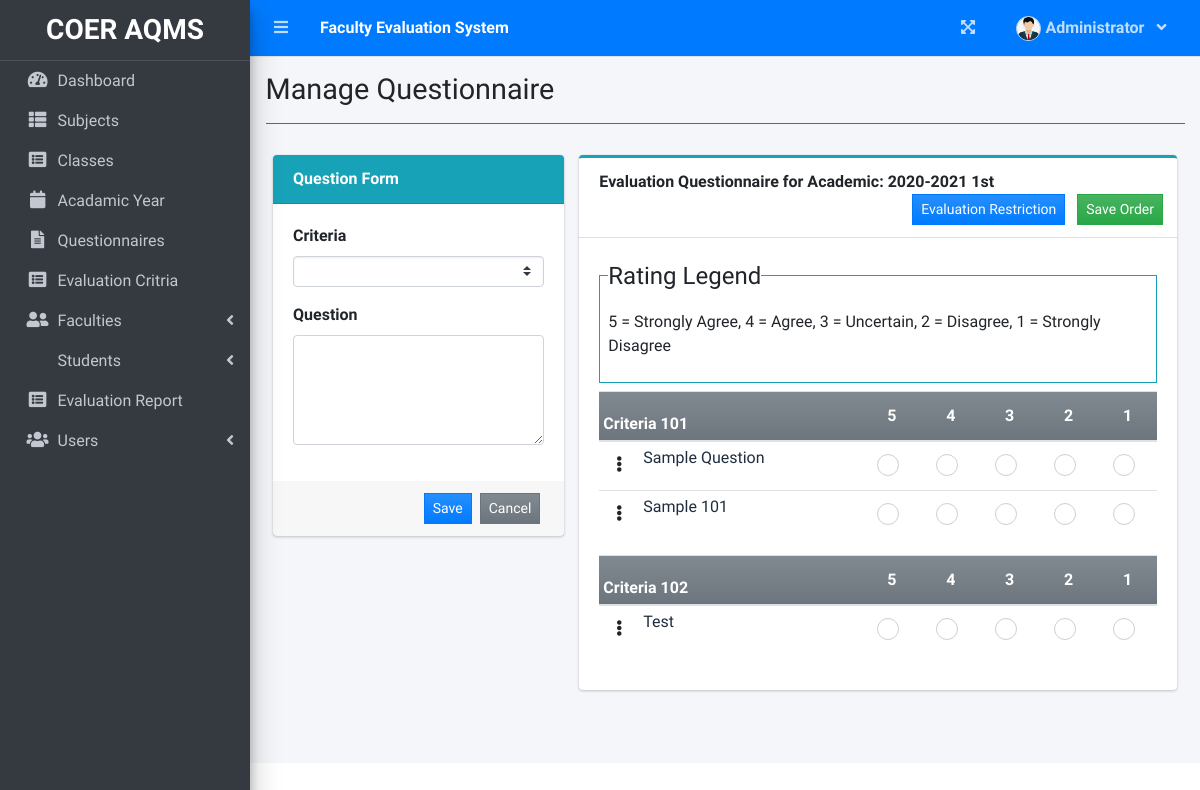
The app's page /index.php?page=manage_questionnaire&id=3 (signed in) with its own data.
### tables this page shows
CREATE TABLE `criteria_list` (
  `id` int(30) NOT NULL,
  `criteria` text NOT NULL,
  `order_by` int(30) NOT NULL
);

CREATE TABLE `question_list` (
  `id` int(30) NOT NULL,
  `academic_id` int(30) NOT NULL,
  `question` text NOT NULL,
  `order_by` int(30) NOT NULL,
  `criteria_id` int(30) NOT NULL
);

### admin/manage_questionnaire.php (the view, shortened to what this page needs)
<?php
include 'db_connect.php';
function ordinal_suffix($num){
    $num = $num % 100;
    if($num < 11 || $num > 13){
         switch($num % 10){
            case 1: return $num.'st';
        }
    }
    return $num.'th';
}
?>
<div class="container-fluid">
	<div class="row">
		<div class="col-md-4">
			<div class="card card-info card-primary">
				<div class="card-header">
					<b>Question Form</b>
				</div>
				<div class="card-body">
					<form action="" id="manage-question">
						<div class="form-group">
							<label for="">Criteria</label>
							<select name="criteria_id" id="criteria_id" class="custom-select custom-select-sm select2">
								<option value=""></option>
							<?php
								$criteria = $conn->query("SELECT * FROM criteria_list order by abs(order_by) asc ");
								while($row = $criteria->fetch_assoc()):
							?>
							<option value="<?php echo $row['id'] ?>"><?php echo $row['criteria'] ?></option>
							<?php endwhile; ?>
							</select>
						</div>
						<div class="form-group">
							<label for="">Question</label>
							<textarea name="question" id="question" cols="30" rows="4" class="form-control" required=""><?php echo isset($question) ? $question : '' ?></textarea>
						</div>
					</form>
				</div>
				<div class="card-footer">
					<div class="d-flex justify-content-end w-100">
						<button class="btn btn-sm btn-primary btn-flat bg-gradient-primary mx-1" form="manage-question">Save</button>
						<button class="btn btn-sm btn-flat btn-secondary bg-gradient-secondary mx-1" form="manage-question" type="reset">Cancel</button>
					</div>
				</div>
			</div>
		</div>
		<div class="col-md-8">
			<div class="card card-outline card-info">
				<div class="card-header">
					<b>Evaluation Questionnaire for Academic: <?php echo $year.' '.(ordinal_suffix($semester)) ?> </b>
					<div class="card-tools">
						<button class="btn btn-sm btn-flat btn-primary bg-gradient-primary mx-1" id="eval_restrict" type="button">Evaluation Restriction</button>
						<button class="btn btn-sm btn-flat btn-success bg-gradient-success mx-1" form="order-question">Save Order</button>
					</div>
				</div>
				<div class="card-body">
					<fieldset class="border border-info p-2 w-100">
					   <legend  class="w-auto">Rating Legend</legend>
					   <p>5 = Strongly Agree, 4 = Agree, 3 = Uncertain, 2 = Disagree, 1 = Strongly Disagree</p>
					</fieldset>
					<form id="order-question">
					<?php
						$criteria = $conn->query("SELECT * FROM criteria_list order by abs(order_by) asc ");
						while($crow = $criteria->fetch_assoc()):
					?>
					<table class="table table-condensed">
						<thead>
							<tr class="bg-gradient-secondary">
								<th colspan="2" class=" p-1"><b><?php echo $crow['criteria'] ?></b></th>
								<th class="text-center">5</th>
								<th class="text-center">4</th>
								<th class="text-center">3</th>
								<th class="text-center">2</th>
								<th class="text-center">1</th>
							</tr>
						</thead>
						<tbody class="tr-sortable">
							<?php
							$questions = $conn->query("SELECT * FROM question_list where criteria_id = {$crow['id']} and academic_id = $id order by abs(order_by) asc ");
							while($row=$questions->fetch_assoc()):
							?>
							<tr class="bg-white">
								<td class="p-1 text-center" width="5px">
									<span class="btn-group dropright">
									  <span type="button" class="btn" data-toggle="dropdown" aria-haspopup="true" aria-expanded="false">
									   <i class="fa fa-ellipsis-v"></i>
									  </span>
									</span>
								</td>
								<td class="p-1" width="40%">
									<?php echo $row['question'] ?>
								</td>
								<?php for($c=0;$c<5;$c++): ?>
								<td class="text-center">
									<div class="icheck-success d-inline">
				                        <label for="qradio<?php echo $row['id'].'_'.$c ?>">
				                        </label>
			                      </div>
								</td>
								<?php endfor; ?>
							</tr>
							<?php endwhile; ?>
						</tbody>
					</table>
					<?php endwhile; ?>
					</form>
				</div>
			</div>
		</div>
	</div>
</div>

### records on screen
criteria_list: criteria "Criteria 101"
question_list: question "Sample Question"
question_list: question "Sample 101"
criteria_list: criteria "Criteria 102"
question_list: question "Test"

### other values on screen
$_SESSION['system']['name'] "Faculty Evaluation System"
$_SESSION['login_firstname'] "Administrator"
$title "Manage Questionnaire"
$year "2020-2021"
ordinal_suffix($semester) "1st"
